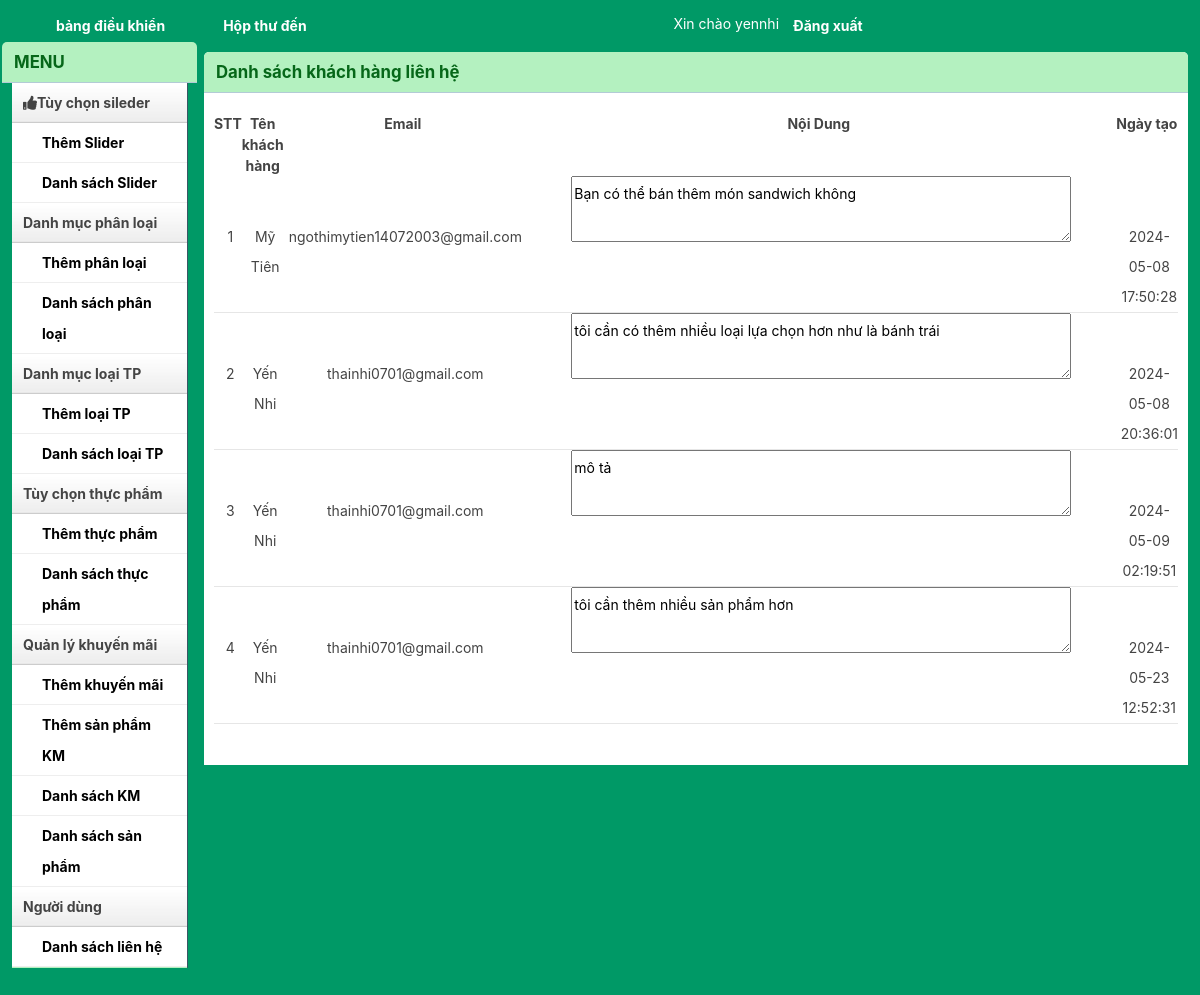
The app's page /banthucpham/admin/dslienhe.php (signed in) with its own data.
### tables this page shows
CREATE TABLE `lienhe` (
  `id` int(11) NOT NULL,
  `ten` varchar(255) NOT NULL,
  `email` varchar(255) NOT NULL,
  `ghichu` text NOT NULL,
  `thoigiantao` timestamp NOT NULL DEFAULT current_timestamp()
);

### banthucpham/lib/database.php (called while the page is built, shortened)
<?php
Class Database{
   public $host   = DB_HOST;
   public $user   = DB_USER;
   public $pass   = DB_PASS;
   public $dbname = DB_NAME;
   public $link;
private function connectDB(){
   $this->link = new mysqli($this->host, $this->user, $this->pass,
    $this->dbname);
 }
public function select($query){
  $result = $this->link->query($query) or
   die($this->link->error.__LINE__);
  if($result->num_rows > 0){
    return $result;
  } else {
    return false;
  }
 }
}

### banthucpham/class/contactxuly.php (called while the page is built, shortened)
<?php
$filepath =realpath(dirname(__FILE__));
include_once ($filepath.'/../lib/database.php');
?>
<?php
class contactxuly{
    private $db;
    public function __construct(){
        $this -> db = new Database;
    }
    public function laylienhe(){
        $query="SELECT * FROM lienhe";
        $result =$this ->db ->select($query);
        return $result;
    }
}
?>

### banthucpham/admin/dslienhe.php (the view, shortened to what this page needs)
<?php include 'inc/header.php';?>
<?php include 'inc/sidebar.php';?>
<?php
include '../class/contactxuly.php';
$contactxuly = new contactxuly();
?>
<div class="grid_10">
    <div class="box round first grid">
        <h2>Danh sách khách hàng liên hệ</h2>
        <div class="block">
            <table class="data display datatable" id="example">
			<thead style="text-align: center;">
				<tr>
					<th>STT</th>
					<th>Tên khách hàng</th>
					<th>Email</th>
                    <th style="width:600px;">Nội Dung</th>
                    <th>Ngày tạo</th>
				</tr>
			</thead>
			<tbody>
				<?php
					$laylienhe =$contactxuly->laylienhe();
					if($laylienhe){$i=0;
						while($result =$laylienhe->fetch_assoc()){$i++
				?>
				<tr class="odd gradeX">
					<td style=""><?php echo $i?></td>
					<td ><?php echo $result['ten']?></td>
					<td><?php echo $result['email']?></td>
					<td>
                    <textarea style="width:500px;"><?php
						 echo $result['ghichu']?></textarea>
                        </td>
					<td><?php echo $result['thoigiantao']?></td>
				</tr>
				<?php
					}
				}
				?>
			</tbody>
		</table>
       </div>
    </div>
</div>
<?php include 'inc/footer.php';?>

### banthucpham/admin/css/grid.css (style rules this page uses)
.grid_1, .grid_2, .grid_3, .grid_4, .grid_5, .grid_6, .grid_7, .grid_8, .grid_9, .grid_10, .grid_11, .grid_12, .grid_13, .grid_14, .grid_15, .grid_16 { display: inline; float: left; margin-left: 1%; margin-right: 1%; }
.container_12 .grid_10 { width: 81.333%; }

### banthucpham/admin/inc/header.php (style rules this page uses)
body { background: #009966 none repeat scroll 0 0; color: #444; font-size: 14px; padding: 0; }
h1, h2, h3, h4, h5, h6 { line-height:1.2em; margin-bottom:.3em; }
h2 { margin-top:1em; }
.box { background:#fff; margin-bottom:20px; padding:10px 10px 10px 10px; margin-left:-8px; }
.box.grid { padding-bottom:40px; }
.box.round { -moz-border-radius: 5px 5px 0px 0px; -webkit-border-radius: 5px 5px 0px 0px; border-radius: 5px 5px 0px 0px; }
.box h2 { font-size:1.2em; font-weight:bold; color:#066719; background: #b4f1c0; margin:-10px -10px 0 -10px; padding:10px 12px; border-bottom:1px solid #B3CBD6; -moz-border-radius: 5px 5px 0px 0px; -webkit-border-radius: 5px 5px 0px 0px; border-radius: 5px 5px 0px 0px; }
.box.first { min-height: 406px; }
.block { padding-top:20px; }
.block { padding-bottom:1px; }
table.display { margin: 0 auto; clear: both; width: 100%; }
tr.odd { height: 30px; line-height: 30px; border-bottom:1px solid #e6e6e6; }
tr.odd td, tr.even td { padding-left:5px; text-align: center; }

### records on screen
lienhe: ten "Mỹ Tiên", email "ngothimytien14072003@gmail.com", ghichu "Bạn có thể bán thêm món sandwich không", thoigiantao "2024-05-08 17:50:28"
lienhe: ten "Yến Nhi", email "thainhi0701@gmail.com", ghichu "tôi cần có thêm nhiều loại lựa chọn hơn như là bánh trái", thoigiantao "2024-05-08 20:36:01"
lienhe: ten "Yến Nhi", email "thainhi0701@gmail.com", ghichu "mô tả", thoigiantao "2024-05-09 02:19:51"
lienhe: ten "Yến Nhi", email "thainhi0701@gmail.com", ghichu "tôi cần thêm nhiều sản phẩm hơn", thoigiantao "2024-05-23 12:52:31"

### other values on screen
Session::get('adminTen') "yennhi"
